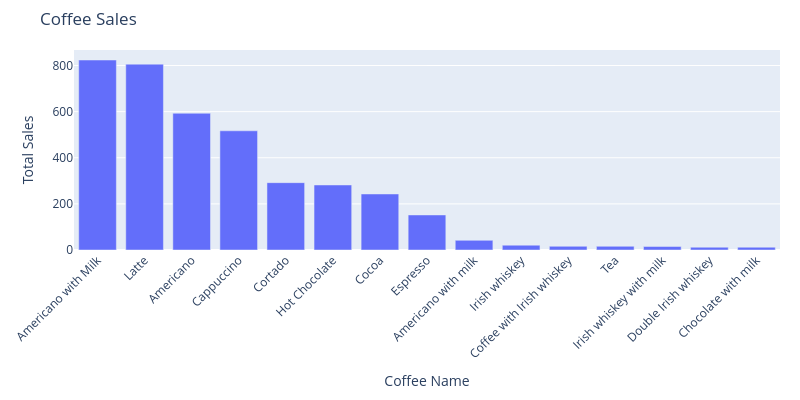

Write notebook code for a chart like this one.
### Code cell
# Coffee sales count with more than 10 sales
coffee_sale_count = df['coffee_name'].value_counts()
coffee_sale_count_filtered = coffee_sale_count[coffee_sale_count >= 10]
fig = px.bar(coffee_sale_count_filtered, x=coffee_sale_count_filtered.index, y=coffee_sale_count_filtered.values, title='Coffee Sales', width=800, height=400)
fig.update_layout(xaxis_tickangle=-45, yaxis_title='Total Sales', xaxis_title='Coffee Name', margin=dict(l=20, r=20, t=50, b=150))

### Figure 1 — Plotly figure (JSON) as saved in the notebook; plotly's stock layout.template omitted (floating-point values rounded to 4 significant figures)
{"data": [{"hovertemplate": "coffee_name=%{x}<br>y=%{y}<extra></extra>", "legendgroup": "", "marker": {"color": "#636efa", "pattern": {"shape": ""}}, "name": "", "orientation": "v", "showlegend": false, "textposition": "auto", "type": "bar", "x": ["Americano with Milk", "Latte", "Americano", "Cappuccino", "Cortado", "Hot Chocolate", "Cocoa", "Espresso", "Americano with milk", "Irish whiskey", "Coffee with Irish whiskey", "Tea", "Irish whiskey with milk", "Double Irish whiskey", "Chocolate with milk"], "xaxis": "x", "y": [824, 806, 593, 517, 292, 282, 243, 152, 42, 21, 16, 16, 15, 12, 12], "yaxis": "y"}], "layout": {"barmode": "relative", "height": 400, "legend": {"tracegroupgap": 0}, "margin": {"b": 150, "l": 20, "r": 20, "t": 50}, "title": {"text": "Coffee Sales"}, "width": 800, "xaxis": {"anchor": "y", "domain": [0, 1], "tickangle": -45, "title": {"text": "Coffee Name"}}, "yaxis": {"anchor": "x", "domain": [0, 1], "title": {"text": "Total Sales"}}}}
